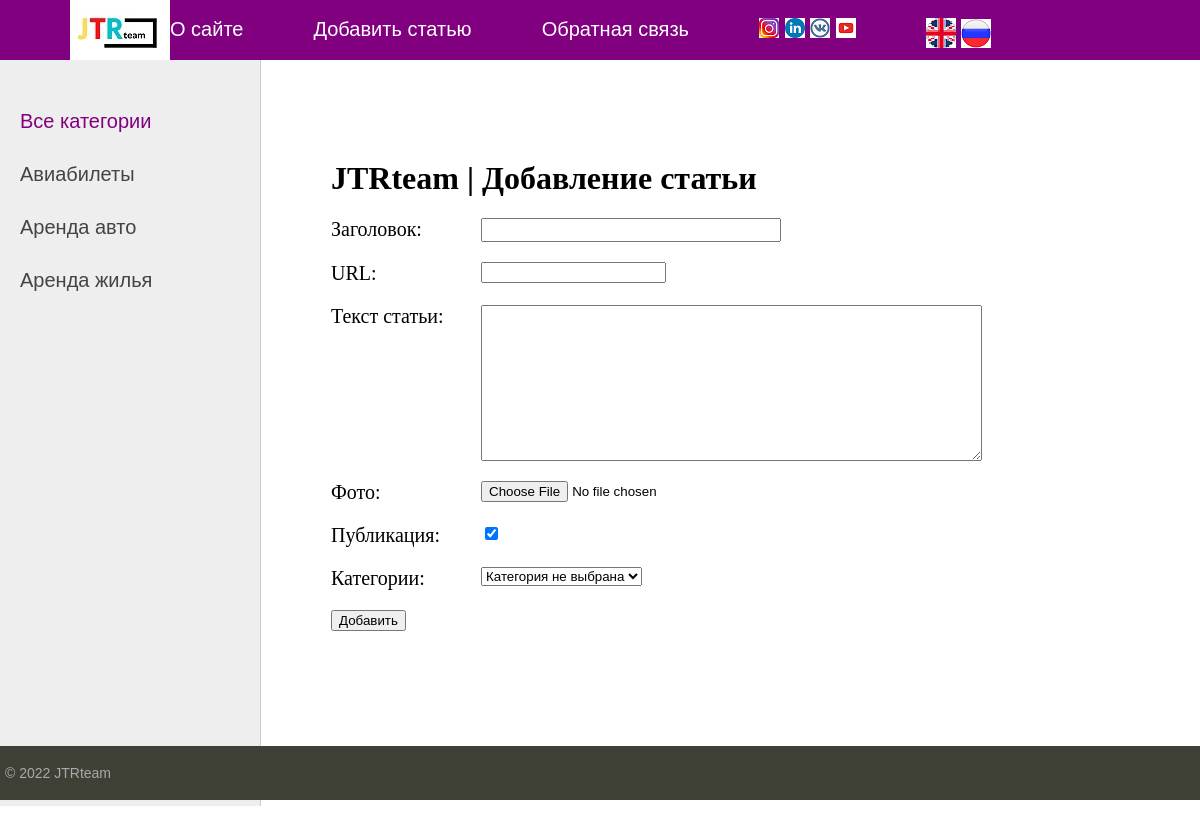
Screenshot of /addpage/ (signed in) with the database file from the repository.
### JTR/models.py (models this page shows)
class Category(models.Model):
    name = models.CharField(max_length=100, db_index=True, verbose_name='Категория')
    slug = models.SlugField(max_length=255, unique=True, db_index=True, verbose_name='URL')
    def __str__(self):
        return self.name
    def get_absolute_url(self):
        return reverse('category', kwargs={'cat_slug': self.slug})
    class Meta:
        verbose_name = 'Категория'
        verbose_name_plural = "Категории"
        ordering = ['id']

### JTR/views.py (the view)
# urls.py: path('addpage/', AddPage.as_view(), name='add_page'),
class AddPage(LoginRequiredMixin, DataMixin, CreateView):
    form_class = AddPostForm
    template_name = 'JTR/addpage.html'
    success_url = reverse_lazy('home')
    login_url = reverse_lazy('home')
    raise_exception = True
    def get_context_data(self, *, object_list=None, **kwargs):
        context = super().get_context_data(**kwargs)
        c_def = self.get_user_context(title='JTRteam | Добавление статьи')
        return dict(list(context.items()) + list(c_def.items()))

### JTR/forms.py (shortened to what this page needs)
class AddPostForm(forms.ModelForm):
    def __init__(self, *args, **kwargs):
        super().__init__(*args, **kwargs)
        self.fields['cat'].empty_label = " Категория не выбрана "
    class Meta:
        model = JTR
        fields = ['title', 'slug', 'content', 'photo', 'is_published', 'cat']
        widgets = {
            'title': forms.TextInput(attrs={'class': 'form-input'}),
            'content': forms.Textarea(attrs={'cols': 60, 'rows': 10}),
        }

### JTR/utilis.py (called while the page is built)
    def get_user_context(self, **kwargs):
        context = kwargs
        cats = cache.get('cats')
        if not cats:
            cats = Category.objects.annotate(Count('jtr'))
            cache.set('cats', cats, 60)
        user_menu = menu.copy()
        if not self.request.user.is_authenticated:
            user_menu.pop(1)
        context['menu'] = user_menu
        context['cats'] = cats
        if 'cat_selected' not in context:
            context['cat_selected'] = 0
        return context

### JTR/templates/JTR/addpage.html (shortened to what this page needs)
{% extends 'JTR/base.html' %}
{% block content %}
<h1>{{title}}</h1>
<form action="{% url 'add_page' %}" method="post" enctype="multipart/form-data">
{% for f in form %}
<p><label class="form-label" for="{{ f.id_for_label }}">{{f.label}}:</label>{{ f }}</p>
{% endfor %}
    <button type="submit">Добавить</button>
</form>
{% endblock %}

### JTR/templates/JTR/base.html (shortened to what this page needs)
{% load static %}
{% load JTR_tags %}
<html>
<head>
    <link type="text/css" href="{% static 'JTR/css/styles.css' %}" rel="stylesheet" />
</head>
<body>
<table class="table-page" border=0 cellpadding="0" cellspacing="0">
<tr><td valign=top>
{% block mainmenu %}
        <div class="header">
            <ul id="mainmenu" class="mainmenu">
    <div>
                <li class="logo"><a href="{% url 'home'%}" ><li class="logo"><img src={% static 'JTR/images/logo_new2.png' %}
            </li>
    </div>
{% for m in menu %}
            <li><a href="{% url m.url_name %}">{{m.title}}</a></li>
{% endfor %}
    <div>
        <li>
        <a href="https://www.instagram.com/jtr.team" target="_blank"><img src={% static 'JTR/images/inst.png' %} class="marginLeft pull_right"></a>
        <a href="https://www.linkedin.com/in/timur-shemruk/" target="_blank"><img src={% static 'JTR/images/link.png' %} class="marginLeft pull_right"></a>
        <a href="https://vk.com/timur_keln" target="_blank"><img src={% static 'JTR/images/vk.png' %} class="marginLeft pull_right" ></a>
        <a href="https://youtube.com" target="_blank"><img src={% static 'JTR/images/yout.png' %} class="marginLeft pull_right" ></a>
        </li>
    </div>
    <div>
        <li>
        <a href="english/index.php" target="_blank"><img src={% static 'JTR/images/eng.png' %}  class="marginLeft pull_right"></a>
        <a href="russian/index.php" target="_blank"><img src={% static 'JTR/images/rus.png' %}  class="marginLeft pull_right"></a>
        </li>
</div>
            </ul>
        </div>
{% endblock mainmenu %}
<table class="table-content" border=0 cellpadding="0" cellspacing="0">
<tr>
   <td valign="top" class="left-chapters">
   <ul id="leftchapters">
{% if cat_selected == 0 %}
       <li class="selected">Все категории</li>
{% else %}
       <li><a href="{% url 'home' %}">Все категории</a></li>
{% endif %}
{% for c in cats %}
{% if c.jtr__count > 0 %}
   {% if c.pk == cat_selected %}
       <li class="selected">{{c.name}}</li>
   {% else %}
       <li><a href="{{ c.get_absolute_url }}">{{c.name}}</a> </li>
   {% endif %}
{% endif %}
{% endfor %}
   </ul>
</td>
<td valign="top" class="content">
    <div class="content-text">
{% block content %}
{% endblock %}
    </div>
</td></tr></table>
</td></tr>
<tr><td valign=top>
    <div id="footer">
        <p>&copy; 2022 JTRteam</p>
    </div>
</td></tr></table>
</body>
</html>

### JTR/static/JTR/css/styles.css (style rules this page uses)
html, body { font-family: 'Arial'; margin: 0; padding: 0; height: 100%; width: 100%; color: #444; }
a { color: #0059b2; text-decoration: none; }
img { max-width: 600px; height: auto; }
.table-page { width: 100%; height: 100%; vertical-align: top; }
.table-page tr { height: 100%; }
.header { background: #800080; height: 60px; }
ul.mainmenu { list-style: none; margin: 0; padding: 0; height: 60px; color: #ffff00; font-size: 20px; overflow: hidden; }
ul.mainmenu li { float: left; margin: 18px 40px 0 30px; }
ul.mainmenu li.logo { margin: 0; }
ul.mainmenu li a { color: #ffffff ; text-decoration: none; }
.table-content { width: 100%; min-height: 100%; height: 100%; }
.left-chapters { margin: 0; background: #eee; border-right: 1px solid #ccc; min-height: 100%; }
.left-chapters ul { width: 230px; min-height: 100%; margin: 0; padding: 20px 10px 10px 20px; list-style: none; font-size: 20px; }
.left-chapters ul li { margin: 30px 0 0 0; color: #999; }
.left-chapters ul li.selected { color: #800080; }
.left-chapters ul li a { color: #444; text-decoration: none; }
.content { padding: 40px 20px 20px 40px; width: 100%; box-sizing: border-box; }
.content-text { margin: 60px 0 0 30px; color: #000; font-size: 20px; font-family: Yandex Sans Display Light; }
.content-text h1 { font-size: 32px; }
#footer { box-sizing: border-box; background: #3F4137; padding: 5px; color: #aaa; font-size: 14px; font-family: Verdana, Geneva, Arial, Helvetica; text-align: left; overflow: hidden; }
.form-input { width: 300px; font-size: 16px; }
.form-label { display: inline-block; min-width: 150px; vertical-align: top; }

### rows the page displays
Category: name "Авиабилеты"
Category: name "Аренда авто"
Category: name "Аренда жилья"

### other values shown
{{ m.title }} "О сайте" "Добавить статью" "Обратная связь"
{{ title }} "JTRteam | Добавление статьи"
{{ f.label }} "Заголовок" "URL" "Текст статьи" "Фото" "Публикация" "Категории"
